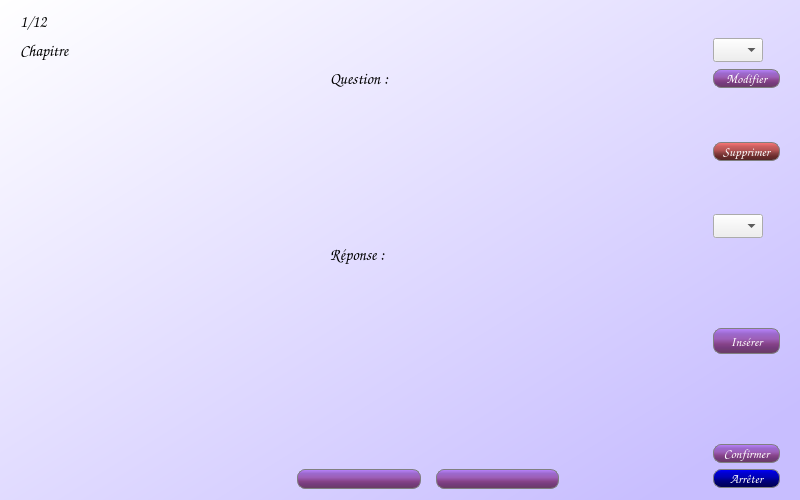
<?xml version="1.0" encoding="UTF-8"?>
<ui version="4.0">
 <class>previewCardsDialog</class>
 <widget class="QDialog" name="previewCardsDialog">
  <property name="geometry">
   <rect>
    <x>0</x>
    <y>0</y>
    <width>800</width>
    <height>500</height>
   </rect>
  </property>
  <property name="font">
   <font>
    <family>Comic Sans MS</family>
   </font>
  </property>
  <property name="windowTitle">
   <string>Preview</string>
  </property>
  <property name="windowIcon">
   <iconset>
    <normaloff>images/preview.png</normaloff>images/preview.png</iconset>
  </property>
  <property name="styleSheet">
   <string notr="true">QDialog{
background-color :qlineargradient(spread:pad, x1:0, y1:0, x2:1, y2:1, stop:0 rgba(255, 255, 255, 255), stop:0.905028 rgba(200, 190, 255, 255));} 
</string>
  </property>
  <layout class="QGridLayout" name="gridLayout">
   <property name="leftMargin">
    <number>20</number>
   </property>
   <property name="rightMargin">
    <number>20</number>
   </property>
   <property name="horizontalSpacing">
    <number>15</number>
   </property>
   <item row="16" column="2">
    <widget class="QPushButton" name="previousButton">
     <property name="minimumSize">
      <size>
       <width>0</width>
       <height>20</height>
      </size>
     </property>
     <property name="styleSheet">
      <string notr="true">QPushButton{
background-color:qlineargradient(spread:pad, x1:0, y1:0, x2:0, y2:1, stop:0 rgba(185, 132, 255, 255), stop:0.212435 rgba(156, 105, 204, 255), stop:0.41573 rgba(157, 95, 184, 255), stop:0.623596 rgba(134, 67, 136, 255), stop:0.766839 rgba(118, 59, 125, 255), stop:1 rgba(104, 61, 99, 255));
color:white;
border: 1px solid gray; 
border-radius: 8px; 
padding: 0 8px; 
selection-background-color: darkgray; }

QPushButton:pressed{
background-color:qlineargradient(spread:pad, x1:0, y1:0, x2:0, y2:1, stop:0 rgba(104, 74, 143, 255), stop:0.212435 rgba(99, 67, 130, 255), stop:0.41573 rgba(97, 58, 114, 255), stop:0.621762 rgba(90, 47, 91, 255), stop:0.766839 rgba(87, 43, 92, 255), stop:1 rgba(68, 40, 65, 255));
}</string>
     </property>
     <property name="text">
      <string/>
     </property>
     <property name="icon">
      <iconset>
       <normaloff>images/arrow-left.png</normaloff>images/arrow-left.png</iconset>
     </property>
    </widget>
   </item>
   <item row="8" column="5">
    <widget class="QPushButton" name="deleteButton">
     <property name="font">
      <font>
       <family>Comic Sans MS</family>
       <pointsize>10</pointsize>
      </font>
     </property>
     <property name="styleSheet">
      <string notr="true">QPushButton{
background-color:qlineargradient(spread:pad, x1:0, y1:0, x2:0, y2:1, stop:0 rgba(255, 120, 120, 255), stop:0.217617 rgba(204, 96, 96, 255), stop:0.41573 rgba(184, 85, 85, 255), stop:0.623596 rgba(129, 61, 61, 255), stop:0.769663 rgba(108, 43, 43, 255), stop:1 rgba(80, 39, 39, 255));
color:white;
border: 1px solid gray; 
border-radius: 8px; 
padding: 0 8px; 
selection-background-color: darkgray; }

QPushButton:Pressed{
background-color:qlineargradient(spread:pad, x1:0, y1:0, x2:0, y2:1, stop:0 rgba(151, 71, 71, 255), stop:0.217617 rgba(138, 65, 65, 255), stop:0.41573 rgba(127, 58, 58, 255), stop:0.623596 rgba(102, 48, 48, 255), stop:0.769663 rgba(92, 37, 37, 255), stop:1 rgba(71, 34, 34, 255));
}
</string>
     </property>
     <property name="text">
      <string>Supprimer</string>
     </property>
     <property name="icon">
      <iconset>
       <normaloff>images/delete.png</normaloff>images/delete.png</iconset>
     </property>
    </widget>
   </item>
   <item row="4" column="5">
    <widget class="QPushButton" name="editButton">
     <property name="font">
      <font>
       <family>Comic Sans MS</family>
       <pointsize>10</pointsize>
      </font>
     </property>
     <property name="styleSheet">
      <string notr="true">QPushButton{
background-color:qlineargradient(spread:pad, x1:0, y1:0, x2:0, y2:1, stop:0 rgba(185, 132, 255, 255), stop:0.212435 rgba(156, 105, 204, 255), stop:0.41573 rgba(157, 95, 184, 255), stop:0.623596 rgba(134, 67, 136, 255), stop:0.766839 rgba(118, 59, 125, 255), stop:1 rgba(104, 61, 99, 255));
color:white;
border: 1px solid gray; 
border-radius: 8px; 
padding: 0 8px; 
selection-background-color: darkgray; }

QPushButton:pressed{
background-color:qlineargradient(spread:pad, x1:0, y1:0, x2:0, y2:1, stop:0 rgba(104, 74, 143, 255), stop:0.212435 rgba(99, 67, 130, 255), stop:0.41573 rgba(97, 58, 114, 255), stop:0.621762 rgba(90, 47, 91, 255), stop:0.766839 rgba(87, 43, 92, 255), stop:1 rgba(68, 40, 65, 255));
}</string>
     </property>
     <property name="text">
      <string>Modifier</string>
     </property>
     <property name="icon">
      <iconset>
       <normaloff>images/edit.png</normaloff>images/edit.png</iconset>
     </property>
    </widget>
   </item>
   <item row="16" column="3">
    <widget class="QPushButton" name="nextButton">
     <property name="minimumSize">
      <size>
       <width>0</width>
       <height>20</height>
      </size>
     </property>
     <property name="styleSheet">
      <string notr="true">QPushButton{
background-color:qlineargradient(spread:pad, x1:0, y1:0, x2:0, y2:1, stop:0 rgba(185, 132, 255, 255), stop:0.212435 rgba(156, 105, 204, 255), stop:0.41573 rgba(157, 95, 184, 255), stop:0.623596 rgba(134, 67, 136, 255), stop:0.766839 rgba(118, 59, 125, 255), stop:1 rgba(104, 61, 99, 255));
color:white;
border: 1px solid gray; 
border-radius: 8px; 
padding: 0 8px; 
selection-background-color: darkgray; }

QPushButton:pressed{
background-color:qlineargradient(spread:pad, x1:0, y1:0, x2:0, y2:1, stop:0 rgba(104, 74, 143, 255), stop:0.212435 rgba(99, 67, 130, 255), stop:0.41573 rgba(97, 58, 114, 255), stop:0.621762 rgba(90, 47, 91, 255), stop:0.766839 rgba(87, 43, 92, 255), stop:1 rgba(68, 40, 65, 255));
}</string>
     </property>
     <property name="text">
      <string/>
     </property>
     <property name="icon">
      <iconset>
       <normaloff>images/arrow-right.png</normaloff>images/arrow-right.png</iconset>
     </property>
    </widget>
   </item>
   <item row="13" column="1" colspan="3">
    <widget class="QLabel" name="answerLabel">
     <property name="font">
      <font>
       <family>Comic Sans MS</family>
       <pointsize>12</pointsize>
      </font>
     </property>
     <property name="text">
      <string>Réponse : </string>
     </property>
     <property name="alignment">
      <set>Qt::AlignCenter</set>
     </property>
    </widget>
   </item>
   <item row="15" column="5">
    <widget class="QPushButton" name="validateChangeButton">
     <property name="font">
      <font>
       <family>Comic Sans MS</family>
       <pointsize>10</pointsize>
      </font>
     </property>
     <property name="styleSheet">
      <string notr="true">QPushButton{
background-color:qlineargradient(spread:pad, x1:0, y1:0, x2:0, y2:1, stop:0 rgba(185, 132, 255, 255), stop:0.212435 rgba(156, 105, 204, 255), stop:0.41573 rgba(157, 95, 184, 255), stop:0.623596 rgba(134, 67, 136, 255), stop:0.766839 rgba(118, 59, 125, 255), stop:1 rgba(104, 61, 99, 255));
color:white;
border: 1px solid gray; 
border-radius: 8px; 
padding: 0 8px; 
selection-background-color: darkgray; }

QPushButton:pressed{
background-color:qlineargradient(spread:pad, x1:0, y1:0, x2:0, y2:1, stop:0 rgba(104, 74, 143, 255), stop:0.212435 rgba(99, 67, 130, 255), stop:0.41573 rgba(97, 58, 114, 255), stop:0.621762 rgba(90, 47, 91, 255), stop:0.766839 rgba(87, 43, 92, 255), stop:1 rgba(68, 40, 65, 255));
}</string>
     </property>
     <property name="text">
      <string>Confirmer</string>
     </property>
     <property name="icon">
      <iconset>
       <normaloff>images/edit.png</normaloff>images/edit.png</iconset>
     </property>
    </widget>
   </item>
   <item row="13" column="5" rowspan="2">
    <widget class="QPushButton" name="insertButton">
     <property name="minimumSize">
      <size>
       <width>0</width>
       <height>26</height>
      </size>
     </property>
     <property name="font">
      <font>
       <family>Comic Sans MS</family>
       <pointsize>10</pointsize>
      </font>
     </property>
     <property name="styleSheet">
      <string notr="true">QPushButton{
background-color:qlineargradient(spread:pad, x1:0, y1:0, x2:0, y2:1, stop:0 rgba(185, 132, 255, 255), stop:0.212435 rgba(156, 105, 204, 255), stop:0.41573 rgba(157, 95, 184, 255), stop:0.623596 rgba(134, 67, 136, 255), stop:0.766839 rgba(118, 59, 125, 255), stop:1 rgba(104, 61, 99, 255));
color:white;
border: 1px solid gray; 
border-radius: 8px; 
padding: 0 8px; 
selection-background-color: darkgray; }

QPushButton:pressed{
background-color:qlineargradient(spread:pad, x1:0, y1:0, x2:0, y2:1, stop:0 rgba(104, 74, 143, 255), stop:0.212435 rgba(99, 67, 130, 255), stop:0.41573 rgba(97, 58, 114, 255), stop:0.621762 rgba(90, 47, 91, 255), stop:0.766839 rgba(87, 43, 92, 255), stop:1 rgba(68, 40, 65, 255));
}</string>
     </property>
     <property name="text">
      <string>Insérer</string>
     </property>
     <property name="icon">
      <iconset>
       <normaloff>images/createButton.png</normaloff>images/createButton.png</iconset>
     </property>
    </widget>
   </item>
   <item row="2" column="0">
    <widget class="QLabel" name="displayChapter">
     <property name="font">
      <font>
       <family>Comic Sans MS</family>
       <pointsize>12</pointsize>
      </font>
     </property>
     <property name="text">
      <string>Chapitre</string>
     </property>
    </widget>
   </item>
   <item row="4" column="1" colspan="3">
    <widget class="QLabel" name="questionLabel">
     <property name="font">
      <font>
       <family>Comic Sans MS</family>
       <pointsize>12</pointsize>
      </font>
     </property>
     <property name="text">
      <string>Question :</string>
     </property>
     <property name="alignment">
      <set>Qt::AlignCenter</set>
     </property>
    </widget>
   </item>
   <item row="14" column="0" colspan="5">
    <widget class="QTextEdit" name="displayAnswer">
     <property name="font">
      <font>
       <family>Comic Sans MS</family>
       <pointsize>12</pointsize>
      </font>
     </property>
     <property name="styleSheet">
      <string notr="true">QTextEdit{
background-color:rgba(255, 255, 255, 0);
}</string>
     </property>
     <property name="readOnly">
      <bool>true</bool>
     </property>
    </widget>
   </item>
   <item row="8" column="0" colspan="5">
    <widget class="QTextEdit" name="displayQuestion">
     <property name="maximumSize">
      <size>
       <width>16777215</width>
       <height>138</height>
      </size>
     </property>
     <property name="font">
      <font>
       <family>Comic Sans MS</family>
       <pointsize>12</pointsize>
      </font>
     </property>
     <property name="styleSheet">
      <string notr="true">QTextEdit{
background-color:rgba(255, 255, 255, 0);
}</string>
     </property>
     <property name="readOnly">
      <bool>true</bool>
     </property>
    </widget>
   </item>
   <item row="16" column="5">
    <widget class="QPushButton" name="stopButton">
     <property name="font">
      <font>
       <family>Comic Sans MS</family>
       <pointsize>10</pointsize>
      </font>
     </property>
     <property name="styleSheet">
      <string notr="true">QPushButton{
background-color:qlineargradient(spread:pad, x1:0, y1:0, x2:0, y2:1, stop:0 rgba(0, 0, 255, 255), stop:0.219101 rgba(0, 0, 204, 255), stop:0.41573 rgba(0, 0, 184, 255), stop:0.623596 rgba(0, 0, 129, 255), stop:0.769663 rgba(0, 0, 108, 255), stop:1 rgba(0, 0, 80, 255));
color:white;
border: 1px solid gray; 
border-radius: 8px; 
padding: 0 8px; 
selection-background-color: darkgray; }

QPushButton:Pressed{
background-color:qlineargradient(spread:pad, x1:0, y1:0, x2:0, y2:1, stop:0 rgba(0, 0, 143, 255), stop:0.219101 rgba(0, 0, 135, 255), stop:0.41573 rgba(0, 0, 110, 255), stop:0.621762 rgba(0, 0, 92, 255), stop:0.769663 rgba(0, 0, 81, 255), stop:1 rgba(0, 0, 45, 255));
}</string>
     </property>
     <property name="text">
      <string>Arrêter</string>
     </property>
    </widget>
   </item>
   <item row="0" column="0" rowspan="2">
    <widget class="QLabel" name="displayCounter">
     <property name="font">
      <font>
       <family>Comic Sans MS</family>
       <pointsize>12</pointsize>
      </font>
     </property>
     <property name="text">
      <string>1/12</string>
     </property>
    </widget>
   </item>
   <item row="2" column="5">
    <widget class="QComboBox" name="formatMenuQ">
     <property name="sizePolicy">
      <sizepolicy hsizetype="Maximum" vsizetype="Fixed">
       <horstretch>0</horstretch>
       <verstretch>0</verstretch>
      </sizepolicy>
     </property>
     <property name="maximumSize">
      <size>
       <width>50</width>
       <height>16777215</height>
      </size>
     </property>
     <item>
      <property name="text">
       <string/>
      </property>
     </item>
     <item>
      <property name="text">
       <string/>
      </property>
      <property name="icon">
       <iconset>
        <normaloff>images/bold.png</normaloff>images/bold.png</iconset>
      </property>
     </item>
     <item>
      <property name="text">
       <string/>
      </property>
      <property name="icon">
       <iconset>
        <normaloff>images/underline.png</normaloff>images/underline.png</iconset>
      </property>
     </item>
     <item>
      <property name="text">
       <string/>
      </property>
      <property name="icon">
       <iconset>
        <normaloff>images/italic.png</normaloff>images/italic.png</iconset>
      </property>
     </item>
     <item>
      <property name="text">
       <string/>
      </property>
      <property name="icon">
       <iconset>
        <normaloff>images/strikeOut.png</normaloff>images/strikeOut.png</iconset>
      </property>
     </item>
     <item>
      <property name="text">
       <string/>
      </property>
      <property name="icon">
       <iconset>
        <normaloff>images/redSquare.png</normaloff>images/redSquare.png</iconset>
      </property>
     </item>
     <item>
      <property name="text">
       <string/>
      </property>
      <property name="icon">
       <iconset>
        <normaloff>images/greenSquare.png</normaloff>images/greenSquare.png</iconset>
      </property>
     </item>
    </widget>
   </item>
   <item row="9" column="5">
    <widget class="QComboBox" name="formatMenuA">
     <property name="sizePolicy">
      <sizepolicy hsizetype="Maximum" vsizetype="Fixed">
       <horstretch>0</horstretch>
       <verstretch>0</verstretch>
      </sizepolicy>
     </property>
     <property name="maximumSize">
      <size>
       <width>50</width>
       <height>16777215</height>
      </size>
     </property>
     <item>
      <property name="text">
       <string/>
      </property>
     </item>
     <item>
      <property name="text">
       <string/>
      </property>
      <property name="icon">
       <iconset>
        <normaloff>images/bold.png</normaloff>images/bold.png</iconset>
      </property>
     </item>
     <item>
      <property name="text">
       <string/>
      </property>
      <property name="icon">
       <iconset>
        <normaloff>images/underline.png</normaloff>images/underline.png</iconset>
      </property>
     </item>
     <item>
      <property name="text">
       <string/>
      </property>
      <property name="icon">
       <iconset>
        <normaloff>images/italic.png</normaloff>images/italic.png</iconset>
      </property>
     </item>
     <item>
      <property name="text">
       <string/>
      </property>
      <property name="icon">
       <iconset>
        <normaloff>images/strikeOut.png</normaloff>images/strikeOut.png</iconset>
      </property>
     </item>
     <item>
      <property name="text">
       <string/>
      </property>
      <property name="icon">
       <iconset>
        <normaloff>images/redSquare.png</normaloff>images/redSquare.png</iconset>
      </property>
     </item>
     <item>
      <property name="text">
       <string/>
      </property>
      <property name="icon">
       <iconset>
        <normaloff>images/greenSquare.png</normaloff>images/greenSquare.png</iconset>
      </property>
     </item>
    </widget>
   </item>
  </layout>
 </widget>
 <resources/>
 <connections/>
</ui>
